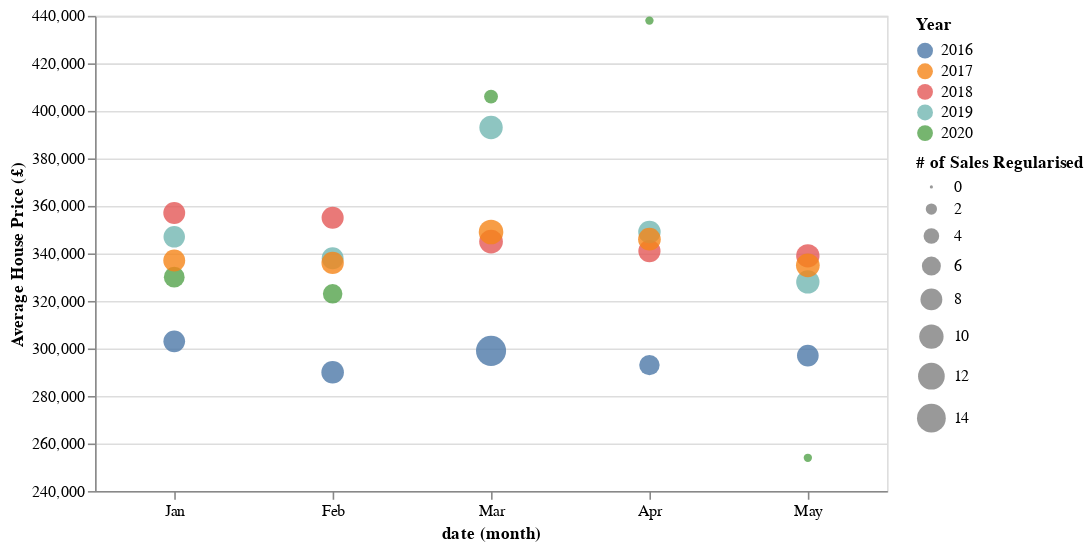

Write notebook code for a chart like this one.
### Code cell
chart

### Figure 1 — Vega-Lite specification as saved in the notebook (floating-point values rounded to 4 significant figures)
{"config": {"view": {"continuousWidth": 400, "continuousHeight": 300}}, "data": {"name": "data-502fecbe17c5a90228604a6dd75f93d5"}, "mark": {"type": "point", "filled": true}, "encoding": {"color": {"condition": {"type": "nominal", "field": "Year", "selection": "select"}, "value": "grey"}, "opacity": {"value": 0.8}, "order": {"type": "quantitative", "field": "# of Sales", "sort": "ascending"}, "size": {"type": "quantitative", "field": "# of Sales Regularised"}, "tooltip": [{"type": "quantitative", "field": "# of Sales"}, {"type": "quantitative", "field": "Average House Price (£)"}, {"type": "quantitative", "field": "Year"}], "x": {"type": "nominal", "field": "date", "timeUnit": "month"}, "y": {"type": "quantitative", "field": "Average House Price (£)", "scale": {"zero": false}}}, "height": 300, "selection": {"select": {"type": "single", "fields": ["Year"], "on": "mouseover"}}, "width": 500, "$schema": "https://vega.github.io/schema/vega-lite/v4.8.1.json", "datasets": {"data-502fecbe17c5a90228604a6dd75f93d5": [{"Year": 2016, "Month": 1, "Average House Price (£)": 303000.0, "# of Sales": 68792, "date": "2016-01-01T00:00:00", "# of Sales Regularised": 7.879}, {"Year": 2016, "Month": 2, "Average House Price (£)": 290000.0, "# of Sales": 75369, "date": "2016-02-01T00:00:00", "# of Sales Regularised": 8.537}, {"Year": 2016, "Month": 3, "Average House Price (£)": 299000.0, "# of Sales": 143155, "date": "2016-03-01T00:00:00", "# of Sales Regularised": 15.32}, {"Year": 2016, "Month": 4, "Average House Price (£)": 293000.0, "# of Sales": 59718, "date": "2016-04-01T00:00:00", "# of Sales Regularised": 6.972}, {"Year": 2016, "Month": 5, "Average House Price (£)": 297000.0, "# of Sales": 68686, "date": "2016-05-01T00:00:00", "# of Sales Regularised": 7.869}, {"Year": 2017, "Month": 1, "Average House Price (£)": 337000.0, "# of Sales": 70267, "date": "2017-01-01T00:00:00", "# of Sales Regularised": 8.027}, {"Year": 2017, "Month": 2, "Average House Price (£)": 336000.0, "# of Sales": 73644, "date": "2017-02-01T00:00:00", "# of Sales Regularised": 8.364}, {"Year": 2017, "Month": 3, "Average House Price (£)": 349000.0, "# of Sales": 91664, "date": "2017-03-01T00:00:00", "# of Sales Regularised": 10.17}, {"Year": 2017, "Month": 4, "Average House Price (£)": 346000.0, "# of Sales": 76169, "date": "2017-04-01T00:00:00", "# of Sales Regularised": 8.617}, {"Year": 2017, "Month": 5, "Average House Price (£)": 335000.0, "# of Sales": 84265, "date": "2017-05-01T00:00:00", "# of Sales Regularised": 9.427}, {"Year": 2018, "Month": 1, "Average House Price (£)": 357000.0, "# of Sales": 70209, "date": "2018-01-01T00:00:00", "# of Sales Regularised": 8.021}, {"Year": 2018, "Month": 2, "Average House Price (£)": 355000.0, "# of Sales": 71752, "date": "2018-02-01T00:00:00", "# of Sales Regularised": 8.175}, {"Year": 2018, "Month": 3, "Average House Price (£)": 345000.0, "# of Sales": 84433, "date": "2018-03-01T00:00:00", "# of Sales Regularised": 9.443}, {"Year": 2018, "Month": 4, "Average House Price (£)": 341000.0, "# of Sales": 72555, "date": "2018-04-01T00:00:00", "# of Sales Regularised": 8.255}, {"Year": 2018, "Month": 5, "Average House Price (£)": 339000.0, "# of Sales": 81732, "date": "2018-05-01T00:00:00", "# of Sales Regularised": 9.173}, {"Year": 2019, "Month": 1, "Average House Price (£)": 347000.0, "# of Sales": 67073, "date": "2019-01-01T00:00:00", "# of Sales Regularised": 7.707}, {"Year": 2019, "Month": 2, "Average House Price (£)": 338000.0, "# of Sales": 70041, "date": "2019-02-01T00:00:00", "# of Sales Regularised": 8.004}, {"Year": 2019, "Month": 3, "Average House Price (£)": 393000.0, "# of Sales": 81566, "date": "2019-03-01T00:00:00", "# of Sales Regularised": 9.157}, {"Year": 2019, "Month": 4, "Average House Price (£)": 349000.0, "# of Sales": 74449, "date": "2019-04-01T00:00:00", "# of Sales Regularised": 8.445}, {"Year": 2019, "Month": 5, "Average House Price (£)": 328000.0, "# of Sales": 81086, "date": "2019-05-01T00:00:00", "# of Sales Regularised": 9.109}, {"Year": 2020, "Month": 1, "Average House Price (£)": 330000.0, "# of Sales": 62072, "date": "2020-01-01T00:00:00", "# of Sales Regularised": 7.207}, {"Year": 2020, "Month": 2, "Average House Price (£)": 323000.0, "# of Sales": 53488, "date": "2020-02-01T00:00:00", "# of Sales Regularised": 6.349}, {"Year": 2020, "Month": 3, "Average House Price (£)": 406000.0, "# of Sales": 21349, "date": "2020-03-01T00:00:00", "# of Sales Regularised": 3.135}, {"Year": 2020, "Month": 4, "Average House Price (£)": 438000.0, "# of Sales": 281, "date": "2020-04-01T00:00:00", "# of Sales Regularised": 1.028}, {"Year": 2020, "Month": 5, "Average House Price (£)": 254000.0, "# of Sales": 41, "date": "2020-05-01T00:00:00", "# of Sales Regularised": 1.004}]}}
